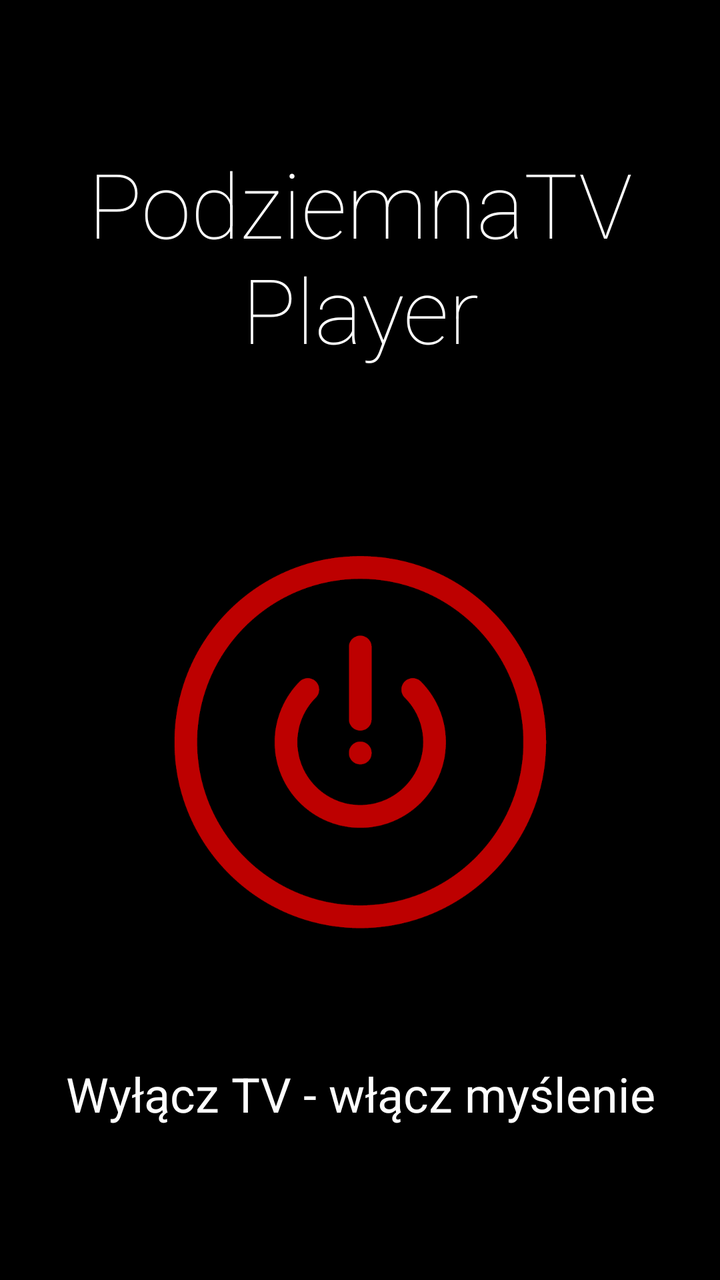
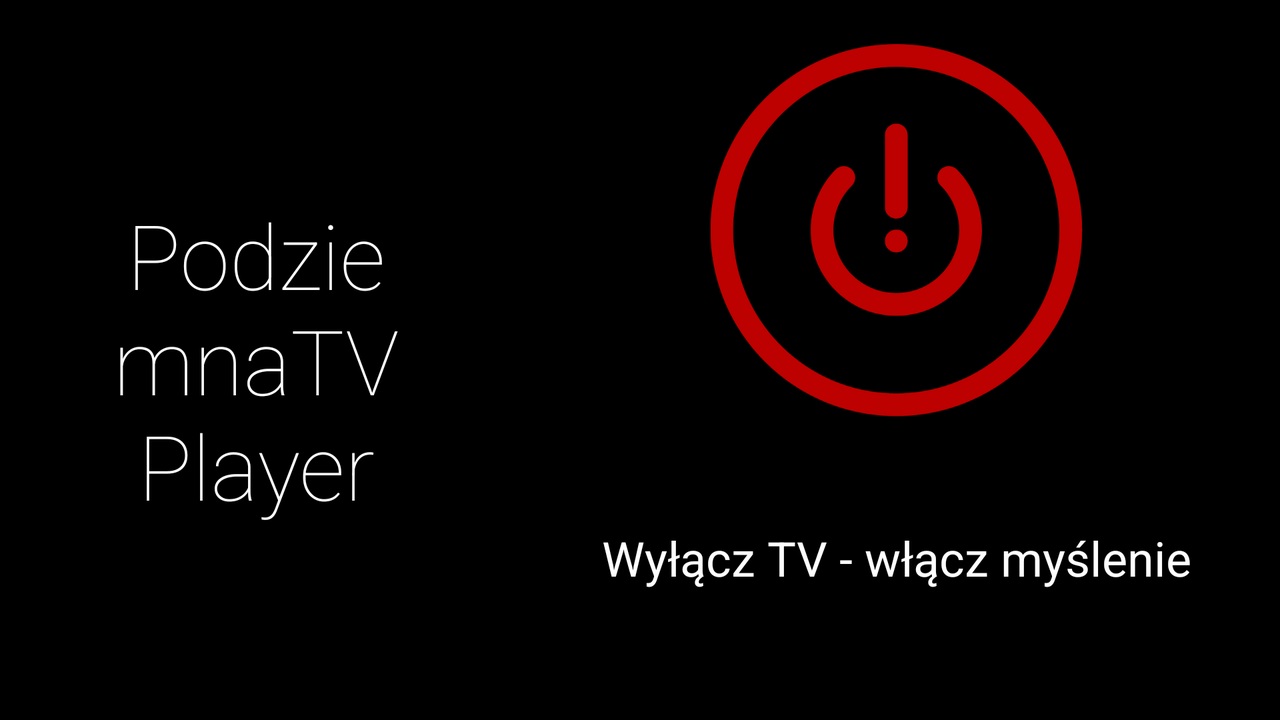

An Android layout and its configuration variant, each rendered on a device that would load it. The default file and the variant file are quoted in full after the pictures.
<!-- AndroidManifest.xml: application theme AppTheme -->
<!-- res/layout/splash.xml -->
<FrameLayout xmlns:android="http://schemas.android.com/apk/res/android"
    android:layout_width="match_parent"
    android:layout_height="match_parent"
    android:background="@color/splash_background">

    <LinearLayout
        android:layout_width="match_parent"
        android:layout_height="match_parent"
        android:orientation="vertical">

        <include
            layout="@layout/splash_top"
            android:layout_width="match_parent"
            android:layout_height="0dp"
            android:layout_weight="2" />

        <include
            layout="@layout/splash_bottom"
            android:layout_width="match_parent"
            android:layout_height="0dp"
            android:layout_weight="3" />
    </LinearLayout>
</FrameLayout>
<!-- res/layout/splash_top.xml (included above) -->
<?xml version="1.0" encoding="utf-8"?>
<TextView xmlns:android="http://schemas.android.com/apk/res/android"
    xmlns:tools="http://schemas.android.com/tools"
    android:layout_width="wrap_content"
    android:layout_height="wrap_content"
    android:gravity="center"
    android:text="@string/app_name"
    android:textSize="45sp"
    android:textColor="@color/text_white"
    android:fontFamily="sans-serif-thin"
    tools:ignore="UnusedAttribute" />
<!-- res/layout/splash_bottom.xml (included above) -->
<?xml version="1.0" encoding="utf-8"?>
    <TextView xmlns:android="http://schemas.android.com/apk/res/android"
        android:layout_width="match_parent"
        android:layout_height="wrap_content"
        android:paddingTop="@dimen/vertical_margin"
        android:paddingBottom="@dimen/vertical_margin"
        android:text="@string/splash_text"
        android:textSize="24sp"
        android:textColor="@color/text_white"
        android:gravity="center"
        android:drawableTop="@drawable/logo"/>
<!-- resources referenced by this layout -->
<resources>
  <color name="splash_background">#000000</color>
  <color name="text_white">#FEFEFE</color>
  <dimen name="vertical_margin">16dp</dimen>
  <!-- drawable logo: png bitmap (drawable-xxxhdpi, 23998 bytes) -->
  <string name="app_name">PodziemnaTV Player</string>
  <string name="splash_text">Wyłącz TV - włącz myślenie</string>
</resources>
<!-- res/layout-land/splash.xml (the repository's variant of the layout above) -->
<!-- drawn on the phone turned sideways -->
<FrameLayout xmlns:android="http://schemas.android.com/apk/res/android"
    android:layout_width="match_parent"
    android:layout_height="match_parent"
    android:background="@color/splash_background">

    <LinearLayout
        android:layout_width="match_parent"
        android:layout_height="match_parent"
        android:orientation="horizontal">

        <include
            layout="@layout/splash_top"
            android:layout_height="match_parent"
            android:layout_width="0dp"
            android:layout_weight="2" />

        <include
            layout="@layout/splash_bottom"
            android:layout_height="match_parent"
            android:layout_width="0dp"
            android:layout_weight="3" />
    </LinearLayout>
</FrameLayout>
